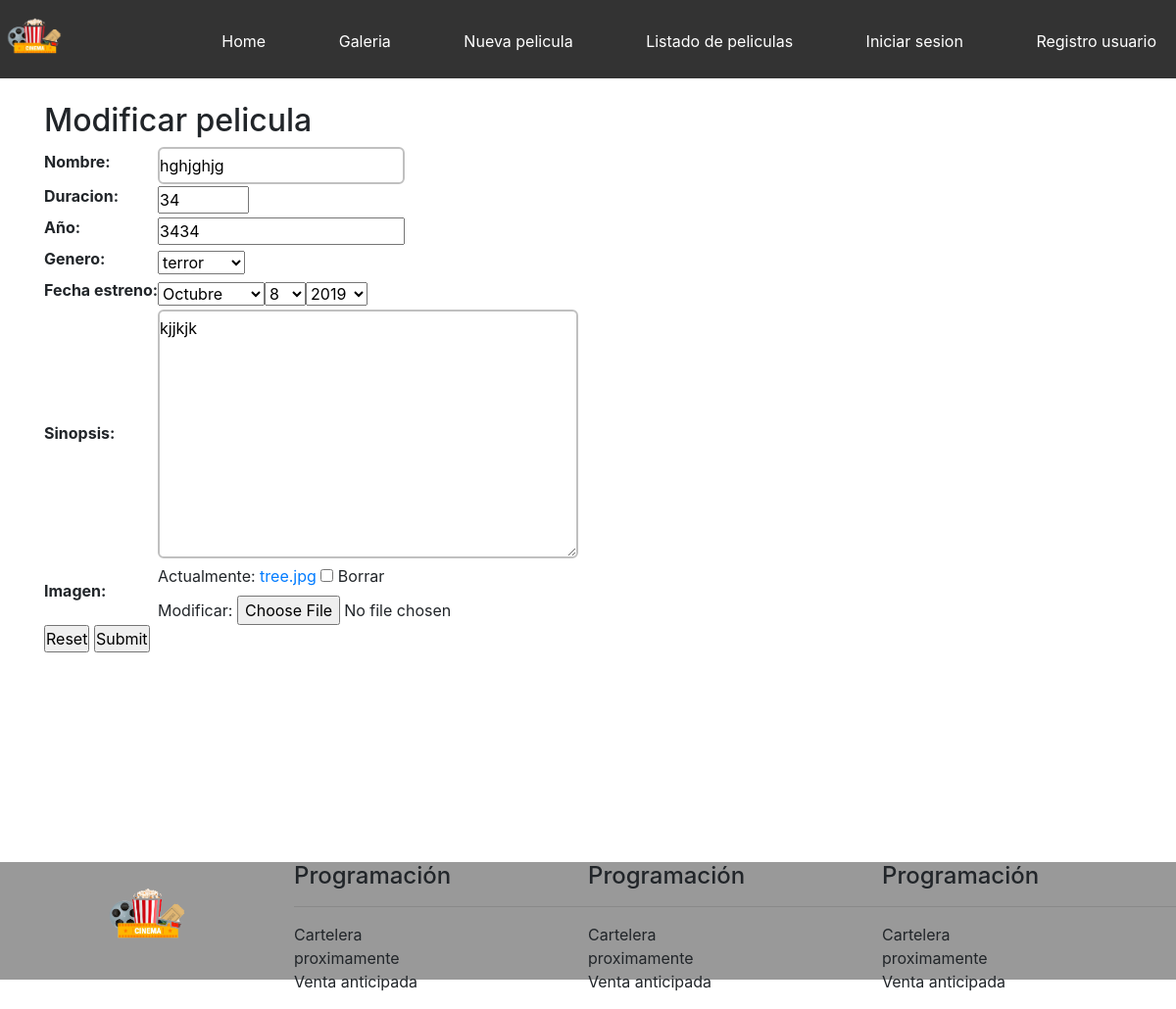
Screenshot of /modificar-pelicula/2/ with the database file from the repository.
### core/models.py (models this page shows, shortened)
class Pelicula(models.Model):
	nombre = models.CharField(max_length = 800)
	duracion = models.IntegerField()
	anio = models.IntegerField(verbose_name = 'Año')
	genero = models.ForeignKey(Genero, on_delete = models.CASCADE)
	sinopsis = models.TextField(null = True, blank = True)
	fecha_estreno = models.DateField()
	imagen = models.ImageField(null = True, blank = True)

class Genero(models.Model):
	nombre = models.CharField(max_length = 800)
	def __str__(self):
		return self.nombre

### core/views.py (the view)
# urls.py: path('modificar-pelicula/<id>/', modificar_pelicula, name = 'modificar_peliculas'),
def modificar_pelicula(request, id):
	pelicula = Pelicula.objects.get(id = id)
	data ={
			'form': PeliculaForm(instance = pelicula)
	}
	if request.method == 'POST':
		formulario = PeliculaForm(data = request.POST, instance = pelicula, files = request.FILES)
		if formulario.is_valid():
			formulario.save()
			data['mensaje'] = 'Modificado correctamente'
		data['form'] =  PeliculaForm(instance = Pelicula.objects.get(id = id))
	return render(request, 'core/modificar_pelicula.html', data)

### core/forms.py (shortened to what this page needs)
class PeliculaForm(ModelForm):
	nombre = forms.CharField(min_length = 2, max_length = 200)
	duracion = forms.IntegerField(min_value = 5, max_value = 500)
	class Meta:
		model = Pelicula
		fields = ['nombre', 'duracion', 'anio', 'genero',  'fecha_estreno', 'sinopsis','imagen']
		widgets = {
			'fecha_estreno': forms.SelectDateWidget(years = range(1980, 2021))
		}

### core/templates/core/modificar_pelicula.html (shortened to what this page needs)
{% extends 'core/base.html' %}
{% block contenido %}
	<h2>Modificar pelicula</h2>
<form action="" method="POST" enctype="multipart/form-data">
	<table>
		{{ form.as_table }}
	</table>
	<input type="reset" name="Limpiar">
	<input type="submit" name="Modificar">
</form>
{% endblock %}

### core/static/core/css/estilos.css (style rules this page uses)
* { margin:0; padding: 0; }
body { background-color:rgb(219, 219, 219); font-family: fantasy; }
label { display: block; }
input[type=text], input[type=email], textarea { border: 2px solid silver; padding:5px 0; border-radius: 6px; }

### rows the page displays
Pelicula: nombre "hghjghjg", duracion "34", anio "3434", genero "terror", sinopsis "kjjkjk"
